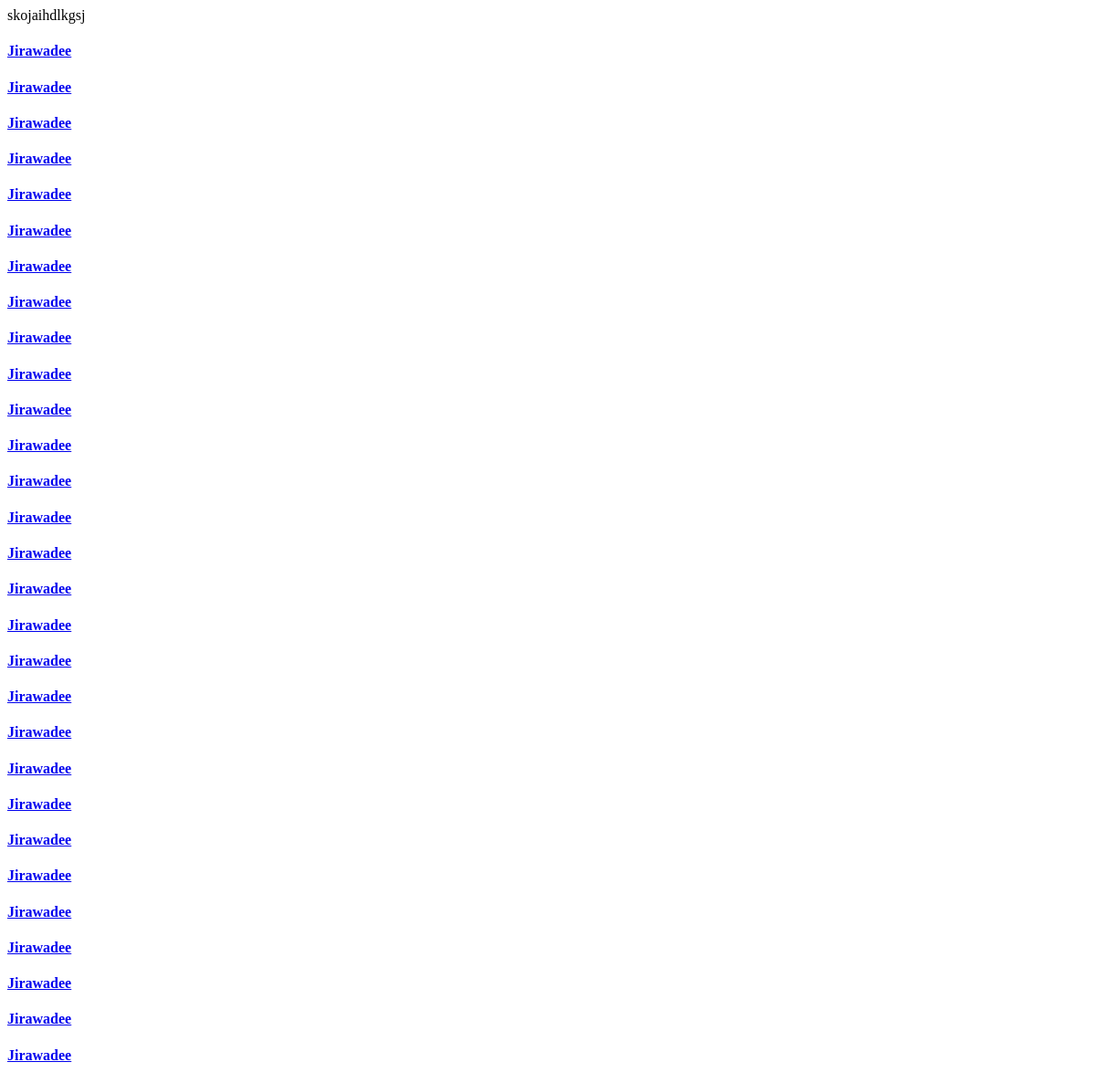
Before: /index/ with the older database file.
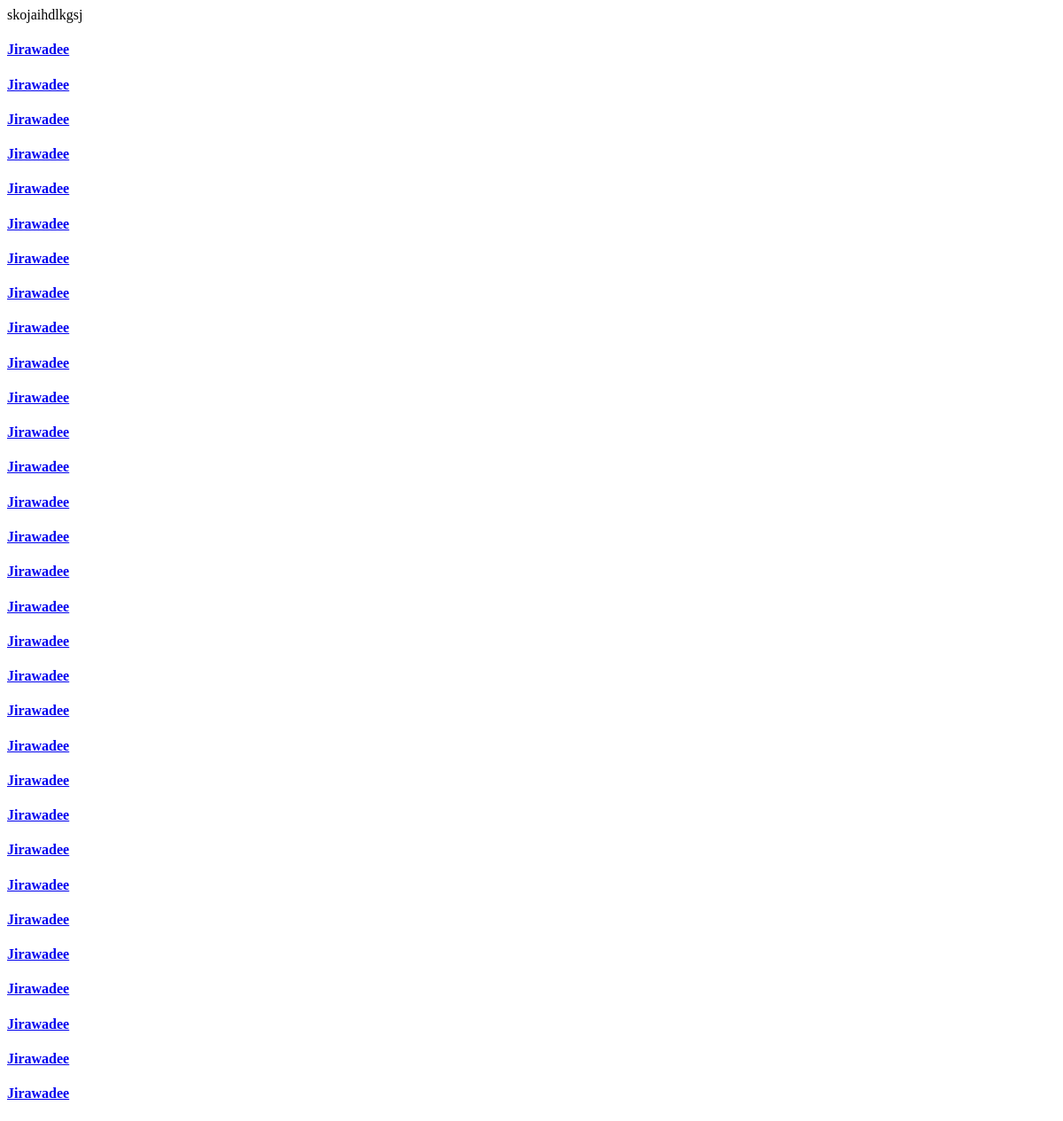
After: the same page with the newer database file.
### polls/models.py (models this page shows, shortened)
class Info(models.Model):
    photo = models.ImageField(upload_to='upload/', default=None)
    first_name = models.CharField("First Name", default="",max_length=254)
    last_name = models.CharField("Last Name", default="",max_length=254)
    gender =  models.CharField("Gender", default="",max_length=254)
    nationality = models.CharField("Nationality", default="",max_length=254)
    interest = models.CharField('Interest', default="", max_length=100)
    email = models.EmailField("E-mail", default="",max_length=254)
    address = models.CharField("Address", default="",max_length=125)
    short_description = models.CharField('Short Description', default="", max_length=100)

### polls/views.py (the view)
# urls.py: path('index/',views.index, name='index')
def index(request):
    all_info = Info.objects.all()
    print(all_info)
    return render(request, 'index.html', {'all_info':all_info})

### polls/templates/index.html
<html>
<p>
skojaihdlkgsj
</p>
{% for info in all_info %}
    <a href="{% url 'profile' info.id %}"><h4>{{info.first_name}}</h4>
{% endfor %}
</html>

Changed rows visible on the page:
added Info: first_name "Jirawadee"
added Info: first_name "Jirawadee"
